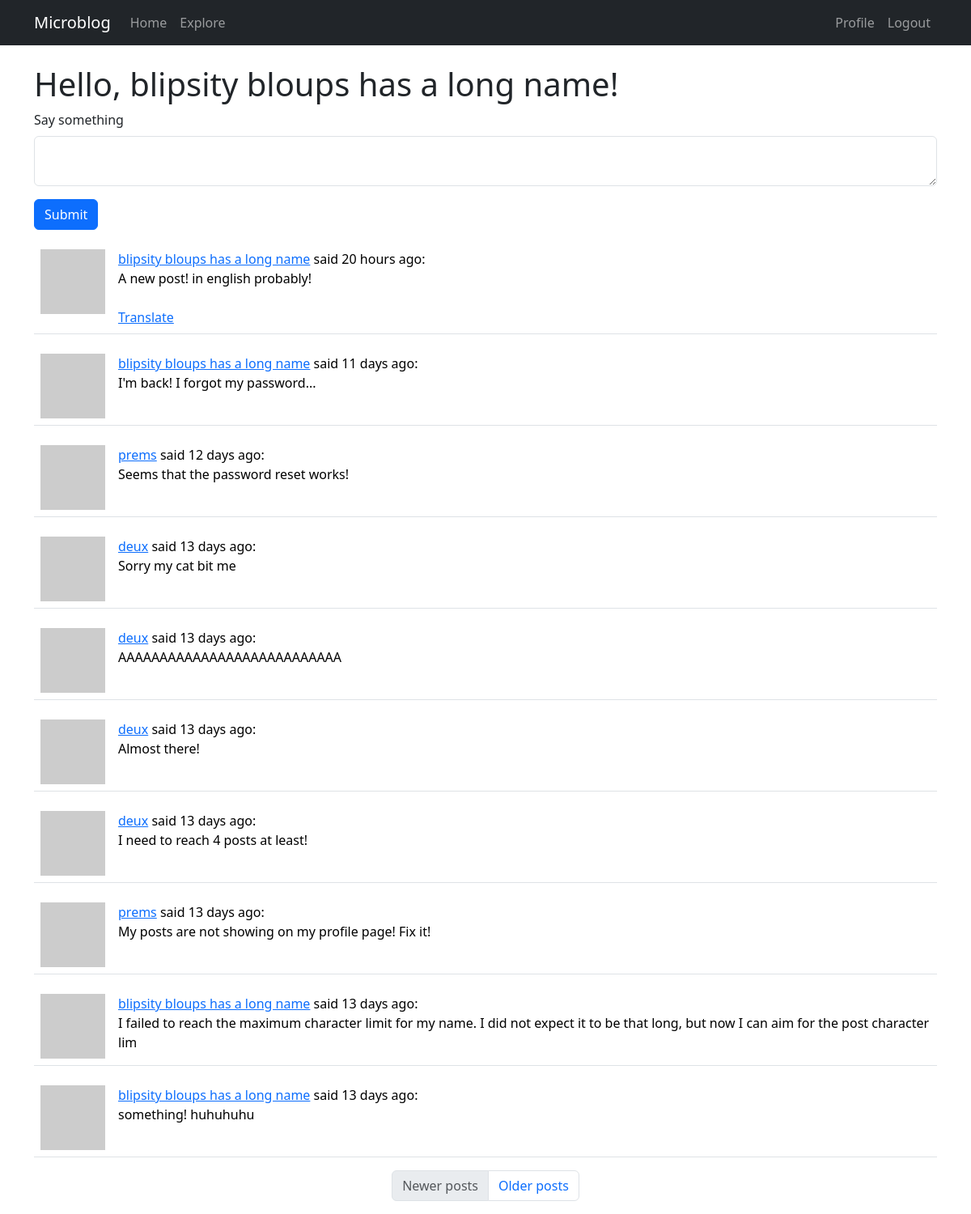
Page /index (signed in) on the committed database.
### app/models.py (models this page shows, shortened)
class User(UserMixin, db.Model):
    id: so.Mapped[int] = so.mapped_column(primary_key=True)
    username: so.Mapped[str] = so.mapped_column(sa.String(64), index=True, unique=True)
    email: so.Mapped[str] = so.mapped_column(sa.String(120), index=True, unique=True)
    password_hash: so.Mapped[Optional[str]] = so.mapped_column(sa.String(256))
    posts: so.WriteOnlyMapped["Post"] = so.relationship(back_populates="author")
    about_me: so.Mapped[Optional[str]] = so.mapped_column(sa.String(140))
    last_seen: so.Mapped[Optional[datetime]] = so.mapped_column(
        default=lambda: datetime.now(timezone.utc)
    )
    following: so.WriteOnlyMapped["User"] = so.relationship(
        secondary=followers,
        primaryjoin=(followers.c.follower_id == id),
        secondaryjoin=(followers.c.followed_id == id),
        back_populates="followers",
    )
    followers: so.WriteOnlyMapped["User"] = so.relationship(
        secondary=followers,
        primaryjoin=(followers.c.followed_id == id),
        secondaryjoin=(followers.c.follower_id == id),
        back_populates="following",
    )
    def avatar(self, size):
        digest = md5(self.email.lower().encode("utf-8")).hexdigest()
        return f"https://www.gravatar.com/avatar/{digest}?d=identicon&s={size}"
    def following_posts(self):
        Author = so.aliased(User)
        Follower = so.aliased(User)
        return (
            sa.select(Post)
            .join(Post.author.of_type(Author))
            .join(Author.followers.of_type(Follower), isouter=True)
            .where(sa.or_(Follower.id == self.id, Author.id == self.id))
            .group_by(Post)
            .order_by(Post.timestamp.desc())
        )

class Post(db.Model):
    id: so.Mapped[int] = so.mapped_column(primary_key=True)
    body: so.Mapped[str] = so.mapped_column(sa.String(140))
    timestamp: so.Mapped[datetime] = so.mapped_column(
        index=True, default=lambda: datetime.now(timezone.utc)
    )
    user_id: so.Mapped[int] = so.mapped_column(sa.ForeignKey(User.id), index=True)
    author: so.Mapped[User] = so.relationship(back_populates="posts")
    language: so.Mapped[Optional[str]] = so.mapped_column(sa.String(5))

### app/routes.py (the view, shortened to what this page needs)
@app.route("/", methods=["GET", "POST"])
@app.route("/index", methods=["GET", "POST"])
@login_required
def index():
    form = PostForm()
    page = request.args.get("page", 1, int)
    posts = db.paginate(
        current_user.following_posts(),
        page=page,
        per_page=app.config["POSTS_PER_PAGE"],
        error_out=False,
    )
    prev_url = url_for("index", page=posts.prev_num) if posts.has_prev else None
    next_url = url_for("index", page=posts.next_num) if posts.has_next else None
    return render_template(
        "index.html",
        title=_("Home"),
        form=form,
        posts=posts,
        prev_url=prev_url,
        next_url=next_url,
    )

### app/forms.py
class PostForm(FlaskForm):
    post = TextAreaField(
        _l("Say something"), validators=[DataRequired(), Length(min=1, max=140)]
    )
    submit = SubmitField(_l("Submit"))

### app/__init__.py (called while the page is built)
def get_locale():
    return "fr"

### app/models.py (called while the page is built)
@login.user_loader
def load_user(id):
    return db.session.get(User, int(id))

### app/routes.py (called while the page is built)
@app.before_request
def before_request():
    if current_user.is_authenticated:
        current_user.last_seen = datetime.now(timezone.utc)
        db.session.commit()
    g.locale = get_locale()

### app/templates/index.html
{% extends 'base.html' %}
{% import "bootstrap_wtf.html" as wtf %}
{% block content %}
<h1>{{_("Hello")}}, {{ current_user.username }}!</h1>
{% if form %}
{{ wtf.quick_form(form) }}
{% endif %}
{% for post in posts %}
{% include '_post.html' %}
{% endfor %}
<nav aria-label="Post navigation">
  <ul class="pagination justify-content-center">
    <li class="page-item {% if not prev_url %} disabled{% endif %}">
      <a class="page-link" href="{{ prev_url }}">{{_("Newer posts")}}</a>
    </li>
    <li class=" page-item {% if not next_url %} disabled{% endif %}">
        <a class="page-link" href="{{ next_url }}">{{_("Older posts")}}</a>
    </li>
  </ul>
</nav>
{% endblock %}

### app/templates/_post.html
<table class="table table-hover">
    <tr valign="top">
        <td width="70px">
            <a href="{{ url_for('user', username=post.author.username) }}">
                <img src="{{ post.author.avatar(36) }}"></a>
        </td>
        <td>
            <a href="{{ url_for('user', username=post.author.username) }}">
                {{ post.author.username }}</a>
            {{_("said")}} {{ moment(post.timestamp).fromNow() }}:
            <br>
            <span id="post{{ post.id }}">{{ post.body }}</span>
            {% if post.language and post.language != g.locale %}
            <br><br>
            <span id="translation{{ post.id }}"> <a href="javascript:translate('post{{post.id}}',
                    'translation{{post.id}}',
                    '{{post.language}}',
                    '{{g.locale}}')">{{_("Translate")}}</a>
            </span>
            {% endif %}
        </td>
    </tr>
</table>

### rows in the picture
User: username "blipsity bloups has a long name"
Post: author.username "blipsity bloups has a long name", timestamp "20 hours ago", body "A new post! in english probably!"
Post: author.username "blipsity bloups has a long name", timestamp "11 days ago", body "I'm back! I forgot my password..."
Post: author.username "prems", timestamp "12 days ago", body "Seems that the password reset works!"
Post: author.username "deux", timestamp "13 days ago", body "Sorry my cat bit me"
Post: author.username "deux", timestamp "13 days ago", body "AAAAAAAAAAAAAAAAAAAAAAAAAAA"
Post: author.username "deux", timestamp "13 days ago", body "Almost there!"
Post: author.username "deux", timestamp "13 days ago", body "I need to reach 4 posts at least!"
Post: author.username "prems", timestamp "13 days ago", body "My posts are not showing on my profile page! Fix it!"
Post: author.username "blipsity bloups has a long name", timestamp "13 days ago", body "I failed to reach the maximum character limit for my name. I did not expect it to be that long, but now I can aim for the post character lim"
Post: author.username "blipsity bloups has a long name", timestamp "13 days ago", body "something! huhuhuhu"

### other values in the picture
{{ field.label(class='form-label') }} "Say something"
